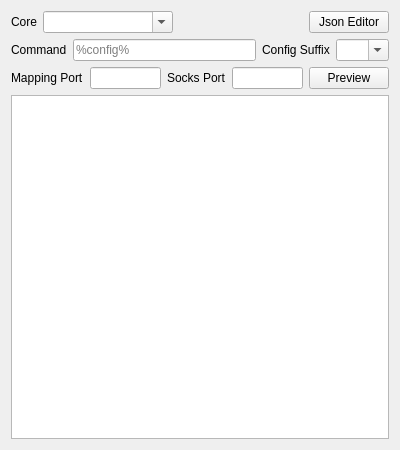
<?xml version="1.0" encoding="UTF-8"?>
<ui version="4.0">
 <class>EditCustom</class>
 <widget class="QWidget" name="EditCustom">
  <property name="geometry">
   <rect>
    <x>0</x>
    <y>0</y>
    <width>400</width>
    <height>450</height>
   </rect>
  </property>
  <property name="windowTitle">
   <string notr="true">EditCustom</string>
  </property>
  <layout class="QVBoxLayout" name="verticalLayout">
   <item>
    <layout class="QHBoxLayout" name="horizontalLayout">
     <item>
      <widget class="QLabel" name="core_l">
       <property name="sizePolicy">
        <sizepolicy hsizetype="Maximum" vsizetype="Preferred">
         <horstretch>0</horstretch>
         <verstretch>0</verstretch>
        </sizepolicy>
       </property>
       <property name="text">
        <string>Core</string>
       </property>
      </widget>
     </item>
     <item>
      <widget class="QComboBox" name="core">
       <property name="sizePolicy">
        <sizepolicy hsizetype="Expanding" vsizetype="Fixed">
         <horstretch>0</horstretch>
         <verstretch>0</verstretch>
        </sizepolicy>
       </property>
       <property name="editable">
        <bool>true</bool>
       </property>
      </widget>
     </item>
     <item>
      <spacer name="horizontalSpacer">
       <property name="orientation">
        <enum>Qt::Orientation::Horizontal</enum>
       </property>
       <property name="sizeHint" stdset="0">
        <size>
         <width>40</width>
         <height>20</height>
        </size>
       </property>
      </spacer>
     </item>
     <item>
      <widget class="QPushButton" name="as_json">
       <property name="sizePolicy">
        <sizepolicy hsizetype="Maximum" vsizetype="Fixed">
         <horstretch>0</horstretch>
         <verstretch>0</verstretch>
        </sizepolicy>
       </property>
       <property name="text">
        <string>Json Editor</string>
       </property>
      </widget>
     </item>
    </layout>
   </item>
   <item>
    <widget class="QWidget" name="w_ext1" native="true">
     <layout class="QHBoxLayout" name="horizontalLayout_2">
      <property name="leftMargin">
       <number>0</number>
      </property>
      <property name="topMargin">
       <number>0</number>
      </property>
      <property name="rightMargin">
       <number>0</number>
      </property>
      <property name="bottomMargin">
       <number>0</number>
      </property>
      <item>
       <widget class="QLabel" name="command_l">
        <property name="text">
         <string>Command</string>
        </property>
       </widget>
      </item>
      <item>
       <widget class="QLineEdit" name="command">
        <property name="placeholderText">
         <string notr="true">%config%</string>
        </property>
       </widget>
      </item>
      <item>
       <widget class="QLabel" name="config_suffix_l">
        <property name="text">
         <string>Config Suffix</string>
        </property>
       </widget>
      </item>
      <item>
       <widget class="QComboBox" name="config_suffix">
        <property name="editable">
         <bool>true</bool>
        </property>
        <item>
         <property name="text">
          <string notr="true"/>
         </property>
        </item>
        <item>
         <property name="text">
          <string notr="true">json</string>
         </property>
        </item>
        <item>
         <property name="text">
          <string notr="true">yml</string>
         </property>
        </item>
       </widget>
      </item>
     </layout>
    </widget>
   </item>
   <item>
    <widget class="QWidget" name="w_ext2" native="true">
     <layout class="QHBoxLayout" name="horizontalLayout_3">
      <property name="leftMargin">
       <number>0</number>
      </property>
      <property name="topMargin">
       <number>0</number>
      </property>
      <property name="rightMargin">
       <number>0</number>
      </property>
      <property name="bottomMargin">
       <number>0</number>
      </property>
      <item>
       <widget class="QLabel" name="label">
        <property name="toolTip">
         <string>Random if it's empty or zero.</string>
        </property>
        <property name="text">
         <string notr="true">Mapping Port</string>
        </property>
       </widget>
      </item>
      <item>
       <widget class="QLineEdit" name="mapping_port"/>
      </item>
      <item>
       <widget class="QLabel" name="label_2">
        <property name="toolTip">
         <string>Random if it's empty or zero.</string>
        </property>
        <property name="text">
         <string notr="true">Socks Port</string>
        </property>
       </widget>
      </item>
      <item>
       <widget class="QLineEdit" name="socks_port"/>
      </item>
      <item>
       <widget class="QPushButton" name="preview">
        <property name="text">
         <string>Preview</string>
        </property>
       </widget>
      </item>
     </layout>
    </widget>
   </item>
   <item>
    <widget class="QPlainTextEdit" name="config_simple">
     <property name="minimumSize">
      <size>
       <width>0</width>
       <height>300</height>
      </size>
     </property>
    </widget>
   </item>
  </layout>
 </widget>
 <tabstops>
  <tabstop>core</tabstop>
  <tabstop>as_json</tabstop>
  <tabstop>command</tabstop>
  <tabstop>config_suffix</tabstop>
  <tabstop>mapping_port</tabstop>
  <tabstop>socks_port</tabstop>
  <tabstop>preview</tabstop>
  <tabstop>config_simple</tabstop>
 </tabstops>
 <resources/>
 <connections/>
</ui>
